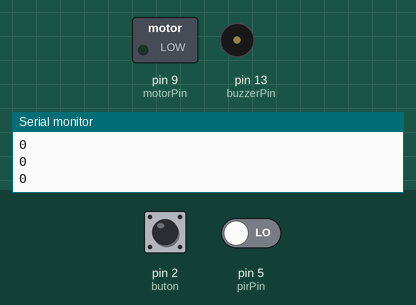
Simulated run of this sketch. Board: Arduino Uno, built with avr-gcc and run on an emulated ATmega328P. Parts: switched loads named in the sketch (green lamp = pin HIGH), buzzer (waves = sounding, pin HIGH), the last lines printed to the serial monitor. Inputs (shaded band) come from the test bench; at power-on: pin 5 (pirPin) LOW, pin 2 (buton) LOW.

Above: at 1.2 s.
1.3 s: pin 5 (pirPin) driven HIGH
At 2.1 s:
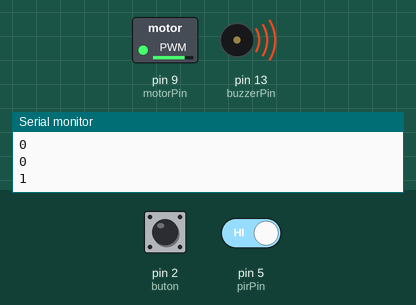
At 3.6 s:
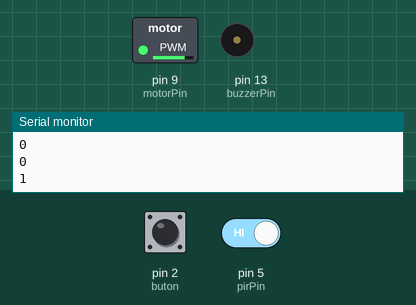
4.3 s: pin 2 (buton) pulled HIGH for 0.15 s
7.4 s: pin 2 (buton) pulled HIGH for 3.2 s
Timing chart, 0 to 19.6 s (numbered marks = the images above; inputs shaded):
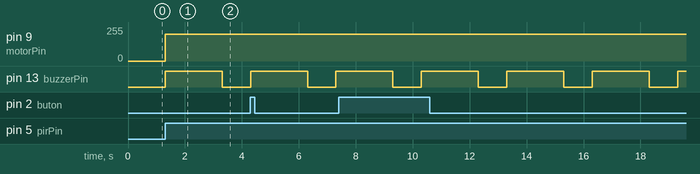

The sketch:

hareket_alg_lama.ino
```cpp
int buzzerPin = 13;
int motorPin = 9;
int pirPin = 5;
int deger = 0;
int buton =2;
int butonDurum=0;

void setup() {
pinMode(pirPin, INPUT);
pinMode(buzzerPin, OUTPUT);
pinMode(motorPin, OUTPUT);
pinMode(buton, INPUT);
Serial.begin(9600);

}

void loop() {
deger=digitalRead(pirPin);
butonDurum=digitalRead(buton);
Serial.println(deger);
if(deger==HIGH) {
analogWrite(motorPin, 200);
digitalWrite(buzzerPin, HIGH);
delay(2000);
digitalWrite(buzzerPin, LOW);
delay(1000);
}
if(butonDurum==HIGH){
analogWrite(motorPin, 0);
digitalWrite(buzzerPin, LOW);
}

}
```

Measured:
- after the input at 1.3 s, pin 9 (motorPin): 0/255 → 200/255 at once; pin 13 (buzzerPin): LOW → HIGH at once, → LOW 2.0 s later
